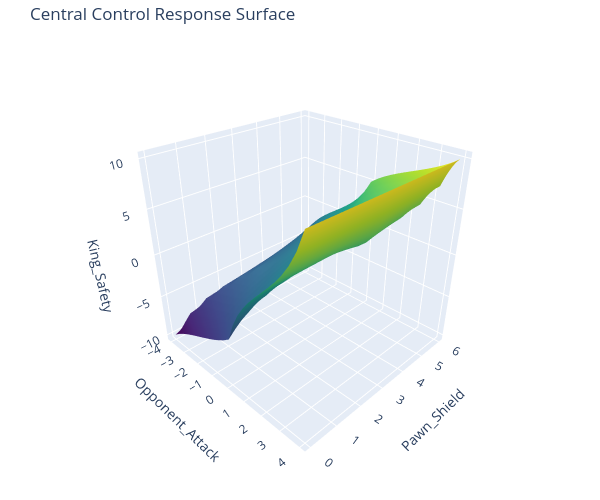

Notebook code for this chart:
### Markdown cell above
### Configure and show plot

### Code cell
# Create the interactive 3D plot with Plotly
fig = go.Figure(data=[go.Surface(
    z=Z, 
    x=X, 
    y=Y, 
    colorscale='Viridis',
    showscale=False, # Removes the colorbar on the side
    hovertemplate='Attacks (X): %{x:.2f}<br>Pawns (Y): %{y:.2f}<br>Safety (Z): %{z:.2f}<extra></extra>'
)])

# Configure layout, titles, camera, and proportions
fig.update_layout(
    title='Central Control Response Surface',
    scene=dict(
        xaxis_title='Opponent_Attack',
        yaxis_title='Pawn_Shield',
        zaxis_title='King_Safety',
        aspectmode='cube', # Forces the visual base of the plot to be square
        camera=dict(
            eye=dict(x=1.5, y=-1.5, z=1.2)
        )
    ),
    width=600, 
    height=500,
    margin=dict(l=10, r=0, b=30, t=40) 
)

fig.show()

### Figure 1 — Plotly figure (JSON) as saved in the notebook; plotly's stock layout.template omitted (floating-point values rounded to 4 significant figures; data arrays with more than 128 entries replaced by an {"elided": "..."} marker saying what was removed)
{"data": [{"colorscale": [[0, "#440154"], [0.1111, "#482878"], [0.2222, "#3e4989"], [0.3333, "#31688e"], [0.4444, "#26828e"], [0.5556, "#1f9e89"], [0.6667, "#35b779"], [0.7778, "#6ece58"], [0.8889, "#b5de2b"], [1, "#fde725"]], "hovertemplate": "Attacks (X): %{x:.2f}<br>Occupation (Y): %{y:.2f}<br>Control (Z): %{z:.2f}<extra></extra>", "showscale": false, "type": "surface", "x": {"elided": "25x25 float values"}, "y": {"elided": "25x25 float values"}, "z": {"elided": "25x25 float values"}}], "layout": {"height": 500, "margin": {"b": 30, "l": 10, "r": 0, "t": 40}, "scene": {"aspectmode": "cube", "camera": {"eye": {"x": 1.5, "y": -1.5, "z": 1.2}}, "xaxis": {"title": {"text": "Opponent_Attack"}}, "yaxis": {"title": {"text": "Pawn_Shield"}}, "zaxis": {"title": {"text": "King_Safety"}}}, "title": {"text": "Central Control Response Surface"}, "width": 600}}
